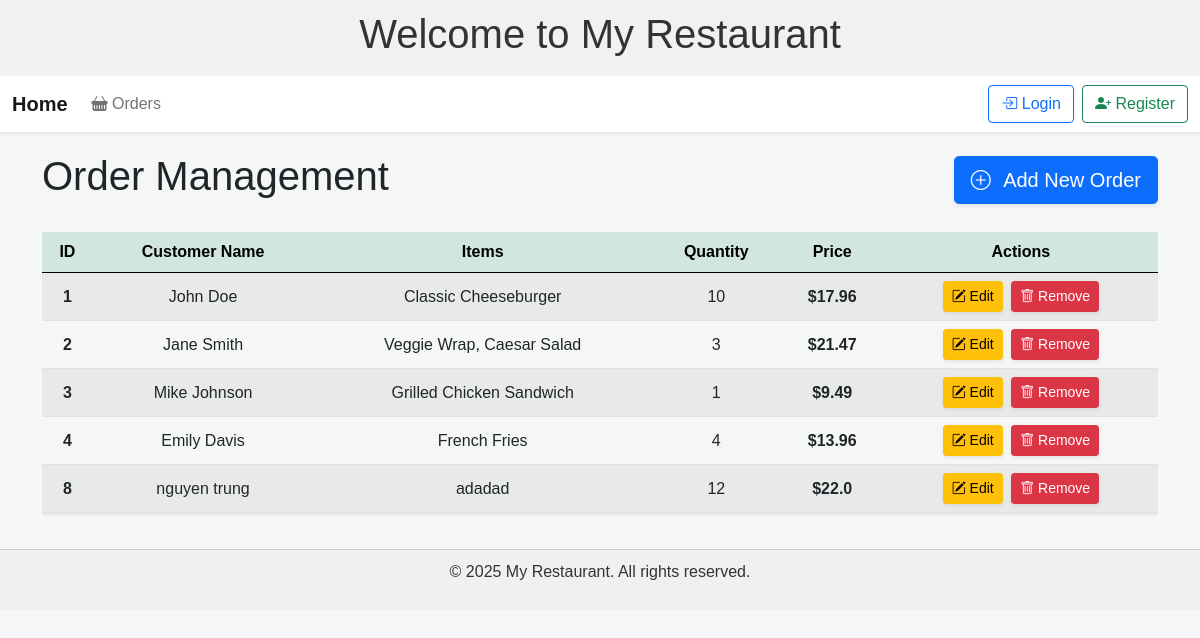
Page /admin/orders on the committed database.
### tables this page shows
CREATE TABLE orders (
            id INTEGER PRIMARY KEY AUTOINCREMENT,
            customer_name TEXT NOT NULL,
            items TEXT NOT NULL,
            quantity INTEGER NOT NULL,
            price REAL NOT NULL
        );

### app.py (the view)
@app.route('/admin/orders', methods=['GET'])
def list_orders():
   return order_controller.list_orders()

### app.py (called while the page is built)
@app.context_processor
def inject_user():
    return {
        'username': session.get('username'),
        'role': session.get('role')
    }

### controller/order_controller.py (called while the page is built)
    def list_orders(self):
        orders = self.model.get_all_orders()
        return render_template("orders.html", orders=orders)

### model/order_model.py (called while the page is built)
    def get_all_orders(self):
        conn = sqlite3.connect(self.db_path)
        conn.row_factory = sqlite3.Row
        cursor = conn.cursor()
        cursor.execute("SELECT * FROM orders")
        orders = cursor.fetchall()
        conn.close()
        return orders

### templates/orders.html (shortened to what this page needs)
{% extends "base.html" %}
{% block content %}
<div class="d-flex justify-content-between align-items-center mb-4">
  <h1 class="text-dark">Order Management</h1>
  <a href="{{ url_for('create_order_form') }}" class="btn btn-primary btn-lg shadow-sm">
    <i class="bi bi-plus-circle me-2"></i> Add New Order
  </a>
</div>
<div class="table-responsive">
  <table class="table table-striped table-hover align-middle shadow-sm">
    <thead class="table-success text-center">
      <tr>
        <th scope="col">ID</th>
        <th scope="col">Customer Name</th>
        <th scope="col">Items</th>
        <th scope="col">Quantity</th>
        <th scope="col">Price</th>
        <th scope="col">Actions</th>
      </tr>
    </thead>
    <tbody>
      {% for order in orders %}
      <tr class="text-center">
        <td class="fw-bold">{{ order.id }}</td>
        <td>{{ order.customer_name }}</td>
        <td>{{ order.items }}</td>
        <td>{{ order.quantity }}</td>
        <td class="text-dark fw-bold">${{ order.price }}</td>
        <td>
          <a href="{{ url_for('edit_order_form', order_id=order.id) }}"
             class="btn btn-warning btn-sm me-1 shadow-sm"
             onclick="return confirm('Are you sure you want to edit this order?')">
            <i class="bi bi-pencil-square"></i> Edit
          </a>
          <a href="{{ url_for('delete_order', order_id=order.id) }}"
             class="btn btn-danger btn-sm shadow-sm"
             onclick="return confirm('Are you sure you want to delete this order?')">
            <i class="bi bi-trash"></i> Remove
          </a>
        </td>
      </tr>
      {% endfor %}
    </tbody>
  </table>
</div>
{% endblock %}

### templates/base.html (style rules this page uses)
body { font-family: Arial, sans-serif; background-color: #f4f7f6; margin: 0; padding: 0; color: #333; }

### rows in the picture
orders: id "1", customer_name "John Doe", items "Classic Cheeseburger", quantity "10", price "17.96"
orders: id "2", customer_name "Jane Smith", items "Veggie Wrap, Caesar Salad", quantity "3", price "21.47"
orders: id "3", customer_name "Mike Johnson", items "Grilled Chicken Sandwich", quantity "1", price "9.49"
orders: id "4", customer_name "Emily Davis", items "French Fries", quantity "4", price "13.96"
orders: id "8", customer_name "nguyen trung", items "adadad", quantity "12", price "22.0"
